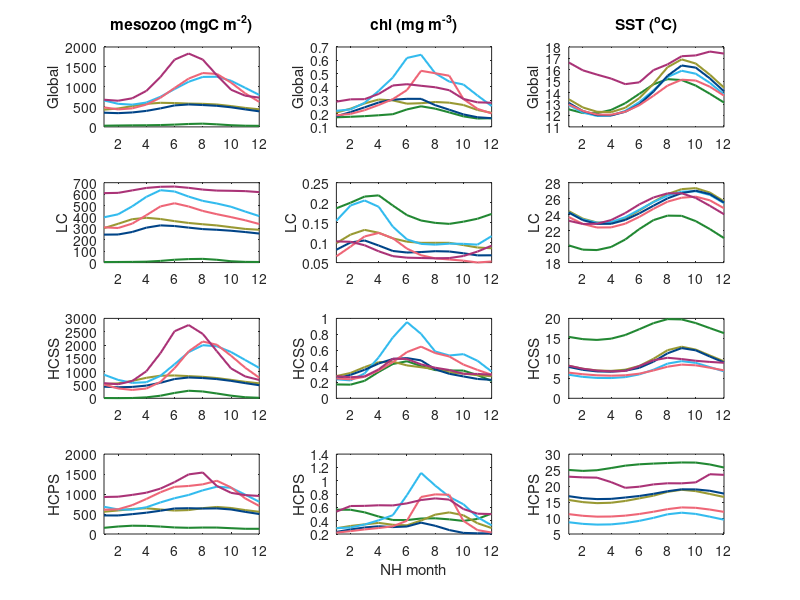

Source code (MATLAB): (Note: this script raises an error after producing the figure.)
% CMIP6 output 
% 200m integrations

clear all
close all

ppath = '/Users/cpetrik/Dropbox/Princeton/Fish-MIP/CMIP6/driver_analysis/zmeso_figs/';

load('Hist_ts_chl_clim_biomes.mat')
load('Hist_ts_sst_clim_biomes.mat')
load('Hist_ts_mesoz_clim_biomes.mat')

%% Plots 

cb=[34/255 136/255 51/255;...   %green
    %238/255 119/255 51/255;...  %orange
    %0/255 153/255 136/255;...   %teal
    153/255 153/255 51/255;...   %olive
    51/255 187/255 238/255;...  %cyan
    0/255 68/255 136/255;...    %blue
    238/255 102/255 119/255;... %red
    170/255 51/255 119/255;...  %purple
    0 0 0];                     %black

set(groot,'defaultAxesColorOrder',cb);

%%
mo = 1:12;

close all

figure(1)
% MESOZ ------------------------------
subplot(4,3,1)
plot(mo,Cz,'LineWidth',1.5); hold on;
plot(mo,Nz,'LineWidth',1.5); hold on;
plot(mo,Gz,'LineWidth',1.5); hold on;
plot(mo,Iz,'LineWidth',1.5); hold on;
plot(mo,Uz,'LineWidth',1.5); hold on;
plot(mo,Oz,'LineWidth',1.5); hold on;
title('mesozoo (mgC m^-^2)')
ylabel('Global')
xlim([1 12])

subplot(4,3,4)
plot(mo,Czlc,'LineWidth',1.5); hold on;
plot(mo,Nzlc,'LineWidth',1.5); hold on;
plot(mo,Gzlc,'LineWidth',1.5); hold on;
plot(mo,Izlc,'LineWidth',1.5); hold on;
plot(mo,Uzlc,'LineWidth',1.5); hold on;
plot(mo,Ozlc,'LineWidth',1.5); hold on;
ylabel('LC')
xlim([1 12])

subplot(4,3,7)
plot(mo,Czss,'LineWidth',1.5); hold on;
plot(mo,Nzss,'LineWidth',1.5); hold on;
plot(mo,Gzss,'LineWidth',1.5); hold on;
plot(mo,Izss,'LineWidth',1.5); hold on;
plot(mo,Uzss,'LineWidth',1.5); hold on;
plot(mo,Ozss,'LineWidth',1.5); hold on;
ylabel('HCSS')
xlim([1 12])

subplot(4,3,10)
plot(mo,Czps,'LineWidth',1.5); hold on;
plot(mo,Nzps,'LineWidth',1.5); hold on;
plot(mo,Gzps,'LineWidth',1.5); hold on;
plot(mo,Izps,'LineWidth',1.5); hold on;
plot(mo,Uzps,'LineWidth',1.5); hold on;
plot(mo,Ozps,'LineWidth',1.5); hold on;
ylabel('HCPS')
xlim([1 12])

% CHL --------------------------------
subplot(4,3,2)
plot(mo,Cc,'LineWidth',1.5); hold on;
plot(mo,Nc,'LineWidth',1.5); hold on;
plot(mo,Gc,'LineWidth',1.5); hold on;
plot(mo,Ic,'LineWidth',1.5); hold on;
plot(mo,Uc,'LineWidth',1.5); hold on;
plot(mo,Oc,'LineWidth',1.5); hold on;
title('chl (mg m^-^3)')
ylabel('Global')
xlim([1 12])

subplot(4,3,5)
plot(mo,Cclc,'LineWidth',1.5); hold on;
plot(mo,Nclc,'LineWidth',1.5); hold on;
plot(mo,Gclc,'LineWidth',1.5); hold on;
plot(mo,Iclc,'LineWidth',1.5); hold on;
plot(mo,Uclc,'LineWidth',1.5); hold on;
plot(mo,Oclc,'LineWidth',1.5); hold on;
ylabel('LC')
xlim([1 12])

subplot(4,3,8)
plot(mo,Ccss,'LineWidth',1.5); hold on;
plot(mo,Ncss,'LineWidth',1.5); hold on;
plot(mo,Gcss,'LineWidth',1.5); hold on;
plot(mo,Icss,'LineWidth',1.5); hold on;
plot(mo,Ucss,'LineWidth',1.5); hold on;
plot(mo,Ocss,'LineWidth',1.5); hold on;
ylabel('HCSS')
xlim([1 12])

subplot(4,3,11)
plot(mo,Ccps,'LineWidth',1.5); hold on;
plot(mo,Ncps,'LineWidth',1.5); hold on;
plot(mo,Gcps,'LineWidth',1.5); hold on;
plot(mo,Icps,'LineWidth',1.5); hold on;
plot(mo,Ucps,'LineWidth',1.5); hold on;
plot(mo,Ocps,'LineWidth',1.5); hold on;
ylabel('HCPS')
xlabel('NH month')
xlim([1 12])

% SST --------------------------
subplot(4,3,3)
plot(mo,Ct,'LineWidth',1.5); hold on;
plot(mo,Nt,'LineWidth',1.5); hold on;
plot(mo,Gt,'LineWidth',1.5); hold on;
plot(mo,It,'LineWidth',1.5); hold on;
plot(mo,Ut,'LineWidth',1.5); hold on;
plot(mo,Ot,'LineWidth',1.5); hold on;
title('SST (^oC)')
ylabel('Global')
xlim([1 12])

subplot(4,3,6)
plot(mo,Ctlc,'LineWidth',1.5); hold on;
plot(mo,Ntlc,'LineWidth',1.5); hold on;
plot(mo,Gtlc,'LineWidth',1.5); hold on;
plot(mo,Itlc,'LineWidth',1.5); hold on;
plot(mo,Utlc,'LineWidth',1.5); hold on;
plot(mo,Otlc,'LineWidth',1.5); hold on;
ylabel('LC')
xlim([1 12])

subplot(4,3,9)
plot(mo,Ctss,'LineWidth',1.5); hold on;
plot(mo,Ntss,'LineWidth',1.5); hold on;
plot(mo,Gtss,'LineWidth',1.5); hold on;
plot(mo,Itss,'LineWidth',1.5); hold on;
plot(mo,Utss,'LineWidth',1.5); hold on;
plot(mo,Otss,'LineWidth',1.5); hold on;
ylabel('HCSS')
xlim([1 12])

subplot(4,3,12)
plot(mo,Ctps,'LineWidth',1.5); hold on;
plot(mo,Ntps,'LineWidth',1.5); hold on;
plot(mo,Gtps,'LineWidth',1.5); hold on;
plot(mo,Itps,'LineWidth',1.5); hold on;
plot(mo,Utps,'LineWidth',1.5); hold on;
plot(mo,Otps,'LineWidth',1.5); hold on;
ylabel('HCPS')
xlim([1 12])
print('-dpng',[ppath 'Hist_ts_biome_means_zmeso200_schl_sst_cb.png'])

%% Try using tiles
figure(2)
tiledlayout(4,3, 'TileSpacing', 'compact')
% MESOZ ------------------------------
%subplot(4,3,1)
nexttile
plot(mo,Cz,'LineWidth',1.5); hold on;
plot(mo,Nz,'LineWidth',1.5); hold on;
plot(mo,Gz,'LineWidth',1.5); hold on;
plot(mo,Iz,'LineWidth',1.5); hold on;
plot(mo,Uz,'LineWidth',1.5); hold on;
plot(mo,Oz,'LineWidth',1.5); hold on;
title('mesozoo (mgC m^-^2)')
ylabel('Global')
xlim([1 12])

% CHL --------------------------------
nexttile %subplot(4,3,2)
plot(mo,Cc,'LineWidth',1.5); hold on;
plot(mo,Nc,'LineWidth',1.5); hold on;
plot(mo,Gc,'LineWidth',1.5); hold on;
plot(mo,Ic,'LineWidth',1.5); hold on;
plot(mo,Uc,'LineWidth',1.5); hold on;
plot(mo,Oc,'LineWidth',1.5); hold on;
title('chl (mg m^-^3)')
ylabel('Global')
xlim([1 12])

% SST --------------------------
nexttile %subplot(4,3,3)
plot(mo,Ct,'LineWidth',1.5); hold on;
plot(mo,Nt,'LineWidth',1.5); hold on;
plot(mo,Gt,'LineWidth',1.5); hold on;
plot(mo,It,'LineWidth',1.5); hold on;
plot(mo,Ut,'LineWidth',1.5); hold on;
plot(mo,Ot,'LineWidth',1.5); hold on;
title('SST (^oC)')
ylabel('Global')
xlim([1 12])

nexttile %(4,3,4)
plot(mo,Czlc,'LineWidth',1.5); hold on;
plot(mo,Nzlc,'LineWidth',1.5); hold on;
plot(mo,Gzlc,'LineWidth',1.5); hold on;
plot(mo,Izlc,'LineWidth',1.5); hold on;
plot(mo,Uzlc,'LineWidth',1.5); hold on;
plot(mo,Ozlc,'LineWidth',1.5); hold on;
ylabel('LC')
xlim([1 12])

nexttile %subplot(4,3,5)
plot(mo,Cclc,'LineWidth',1.5); hold on;
plot(mo,Nclc,'LineWidth',1.5); hold on;
plot(mo,Gclc,'LineWidth',1.5); hold on;
plot(mo,Iclc,'LineWidth',1.5); hold on;
plot(mo,Uclc,'LineWidth',1.5); hold on;
plot(mo,Oclc,'LineWidth',1.5); hold on;
ylabel('LC')
xlim([1 12])

nexttile %subplot(4,3,6)
plot(mo,Ctlc,'LineWidth',1.5); hold on;
plot(mo,Ntlc,'LineWidth',1.5); hold on;
plot(mo,Gtlc,'LineWidth',1.5); hold on;
plot(mo,Itlc,'LineWidth',1.5); hold on;
plot(mo,Utlc,'LineWidth',1.5); hold on;
plot(mo,Otlc,'LineWidth',1.5); hold on;
ylabel('LC')
xlim([1 12])

nexttile %(4,3,7)
plot(mo,Czss,'LineWidth',1.5); hold on;
plot(mo,Nzss,'LineWidth',1.5); hold on;
plot(mo,Gzss,'LineWidth',1.5); hold on;
plot(mo,Izss,'LineWidth',1.5); hold on;
plot(mo,Uzss,'LineWidth',1.5); hold on;
plot(mo,Ozss,'LineWidth',1.5); hold on;
ylabel('HCSS')
xlim([1 12])

nexttile %subplot(4,3,8)
plot(mo,Ccss,'LineWidth',1.5); hold on;
plot(mo,Ncss,'LineWidth',1.5); hold on;
plot(mo,Gcss,'LineWidth',1.5); hold on;
plot(mo,Icss,'LineWidth',1.5); hold on;
plot(mo,Ucss,'LineWidth',1.5); hold on;
plot(mo,Ocss,'LineWidth',1.5); hold on;
ylabel('HCSS')
xlim([1 12])

nexttile %subplot(4,3,9)
plot(mo,Ctss,'LineWidth',1.5); hold on;
plot(mo,Ntss,'LineWidth',1.5); hold on;
plot(mo,Gtss,'LineWidth',1.5); hold on;
plot(mo,Itss,'LineWidth',1.5); hold on;
plot(mo,Utss,'LineWidth',1.5); hold on;
plot(mo,Otss,'LineWidth',1.5); hold on;
ylabel('HCSS')
xlim([1 12])

nexttile %(4,3,10)
plot(mo,Czps,'LineWidth',1.5); hold on;
plot(mo,Nzps,'LineWidth',1.5); hold on;
plot(mo,Gzps,'LineWidth',1.5); hold on;
plot(mo,Izps,'LineWidth',1.5); hold on;
plot(mo,Uzps,'LineWidth',1.5); hold on;
plot(mo,Ozps,'LineWidth',1.5); hold on;
ylabel('HCPS')
xlim([1 12])

nexttile %subplot(4,3,11)
plot(mo,Ccps,'LineWidth',1.5); hold on;
plot(mo,Ncps,'LineWidth',1.5); hold on;
plot(mo,Gcps,'LineWidth',1.5); hold on;
plot(mo,Icps,'LineWidth',1.5); hold on;
plot(mo,Ucps,'LineWidth',1.5); hold on;
plot(mo,Ocps,'LineWidth',1.5); hold on;
ylabel('HCPS')
xlabel('NH month')
xlim([1 12])

nexttile %subplot(4,3,12)
plot(mo,Ctps,'LineWidth',1.5); hold on;
plot(mo,Ntps,'LineWidth',1.5); hold on;
plot(mo,Gtps,'LineWidth',1.5); hold on;
plot(mo,Itps,'LineWidth',1.5); hold on;
plot(mo,Utps,'LineWidth',1.5); hold on;
plot(mo,Otps,'LineWidth',1.5); hold on;
ylabel('HCPS')
xlim([1 12])

lg = legend(nexttile(3),{'CAN','CNRM','GFDL','IPSL','UKESM','obsGLMM'});
lg.Location = 'eastoutside';
print('-dpng',[ppath 'Hist_ts_biome_means_zmeso200_schl_sst_cb_v2.png'])

%% Try as subplots
figure(3)
% MESOZ ------------------------------
subplot(4,4,1)
plot(mo,Cz,'LineWidth',1.5); hold on;
plot(mo,Nz,'LineWidth',1.5); hold on;
plot(mo,Gz,'LineWidth',1.5); hold on;
plot(mo,Iz,'LineWidth',1.5); hold on;
plot(mo,Uz,'LineWidth',1.5); hold on;
plot(mo,Oz,'LineWidth',1.5); hold on;
title('mesozoo (mgC m^-^2)')
ylabel('Global')
xlim([1 12])

subplot(4,4,5)
plot(mo,Czlc,'LineWidth',1.5); hold on;
plot(mo,Nzlc,'LineWidth',1.5); hold on;
plot(mo,Gzlc,'LineWidth',1.5); hold on;
plot(mo,Izlc,'LineWidth',1.5); hold on;
plot(mo,Uzlc,'LineWidth',1.5); hold on;
plot(mo,Ozlc,'LineWidth',1.5); hold on;
ylabel('LC')
xlim([1 12])

subplot(4,4,9)
plot(mo,Czss,'LineWidth',1.5); hold on;
plot(mo,Nzss,'LineWidth',1.5); hold on;
plot(mo,Gzss,'LineWidth',1.5); hold on;
plot(mo,Izss,'LineWidth',1.5); hold on;
plot(mo,Uzss,'LineWidth',1.5); hold on;
plot(mo,Ozss,'LineWidth',1.5); hold on;
ylabel('HCSS')
xlim([1 12])

subplot(4,4,13)
plot(mo,Czps,'LineWidth',1.5); hold on;
plot(mo,Nzps,'LineWidth',1.5); hold on;
plot(mo,Gzps,'LineWidth',1.5); hold on;
plot(mo,Izps,'LineWidth',1.5); hold on;
plot(mo,Uzps,'LineWidth',1.5); hold on;
plot(mo,Ozps,'LineWidth',1.5); hold on;
ylabel('HCPS')
xlim([1 12])

% CHL --------------------------------
subplot(4,4,2)
plot(mo,Cc,'LineWidth',1.5); hold on;
plot(mo,Nc,'LineWidth',1.5); hold on;
plot(mo,Gc,'LineWidth',1.5); hold on;
plot(mo,Ic,'LineWidth',1.5); hold on;
plot(mo,Uc,'LineWidth',1.5); hold on;
plot(mo,Oc,'LineWidth',1.5); hold on;
title('chl (mg m^-^3)')
ylabel('Global')
xlim([1 12])

subplot(4,4,6)
plot(mo,Cclc,'LineWidth',1.5); hold on;
plot(mo,Nclc,'LineWidth',1.5); hold on;
plot(mo,Gclc,'LineWidth',1.5); hold on;
plot(mo,Iclc,'LineWidth',1.5); hold on;
plot(mo,Uclc,'LineWidth',1.5); hold on;
plot(mo,Oclc,'LineWidth',1.5); hold on;
ylabel('LC')
xlim([1 12])

subplot(4,4,10)
plot(mo,Ccss,'LineWidth',1.5); hold on;
plot(mo,Ncss,'LineWidth',1.5); hold on;
plot(mo,Gcss,'LineWidth',1.5); hold on;
plot(mo,Icss,'LineWidth',1.5); hold on;
plot(mo,Ucss,'LineWidth',1.5); hold on;
plot(mo,Ocss,'LineWidth',1.5); hold on;
ylabel('HCSS')
xlim([1 12])

subplot(4,4,14)
plot(mo,Ccps,'LineWidth',1.5); hold on;
plot(mo,Ncps,'LineWidth',1.5); hold on;
plot(mo,Gcps,'LineWidth',1.5); hold on;
plot(mo,Icps,'LineWidth',1.5); hold on;
plot(mo,Ucps,'LineWidth',1.5); hold on;
plot(mo,Ocps,'LineWidth',1.5); hold on;
ylabel('HCPS')
xlabel('NH month')
xlim([1 12])

% SST --------------------------
subplot(4,4,3)
plot(mo,Ct,'LineWidth',1.5); hold on;
plot(mo,Nt,'LineWidth',1.5); hold on;
plot(mo,Gt,'LineWidth',1.5); hold on;
plot(mo,It,'LineWidth',1.5); hold on;
plot(mo,Ut,'LineWidth',1.5); hold on;
plot(mo,Ot,'LineWidth',1.5); hold on;
title('SST (^oC)')
ylabel('Global')
xlim([1 12])

subplot(4,4,7)
plot(mo,Ctlc,'LineWidth',1.5); hold on;
plot(mo,Ntlc,'LineWidth',1.5); hold on;
plot(mo,Gtlc,'LineWidth',1.5); hold on;
plot(mo,Itlc,'LineWidth',1.5); hold on;
plot(mo,Utlc,'LineWidth',1.5); hold on;
plot(mo,Otlc,'LineWidth',1.5); hold on;
ylabel('LC')
xlim([1 12])

subplot(4,4,11)
plot(mo,Ctss,'LineWidth',1.5); hold on;
plot(mo,Ntss,'LineWidth',1.5); hold on;
plot(mo,Gtss,'LineWidth',1.5); hold on;
plot(mo,Itss,'LineWidth',1.5); hold on;
plot(mo,Utss,'LineWidth',1.5); hold on;
plot(mo,Otss,'LineWidth',1.5); hold on;
ylabel('HCSS')
xlim([1 12])

subplot(4,4,15)
plot(mo,Ctps,'LineWidth',1.5); hold on;
plot(mo,Ntps,'LineWidth',1.5); hold on;
plot(mo,Gtps,'LineWidth',1.5); hold on;
plot(mo,Itps,'LineWidth',1.5); hold on;
plot(mo,Utps,'LineWidth',1.5); hold on;
plot(mo,Otps,'LineWidth',1.5); hold on;
ylabel('HCPS')
xlim([1 12])

% fig = gcf;
% fig.Position(3) = fig.Position(3) + 150;
lg  = legend({'CAN','CNRM','GFDL','IPSL','UKESM','obsGLMM'}); 
lg.Position(1:2) = [.725 .425];
print('-dpng',[ppath 'Hist_ts_biome_means_zmeso200_schl_sst_cb_v3.png'])





